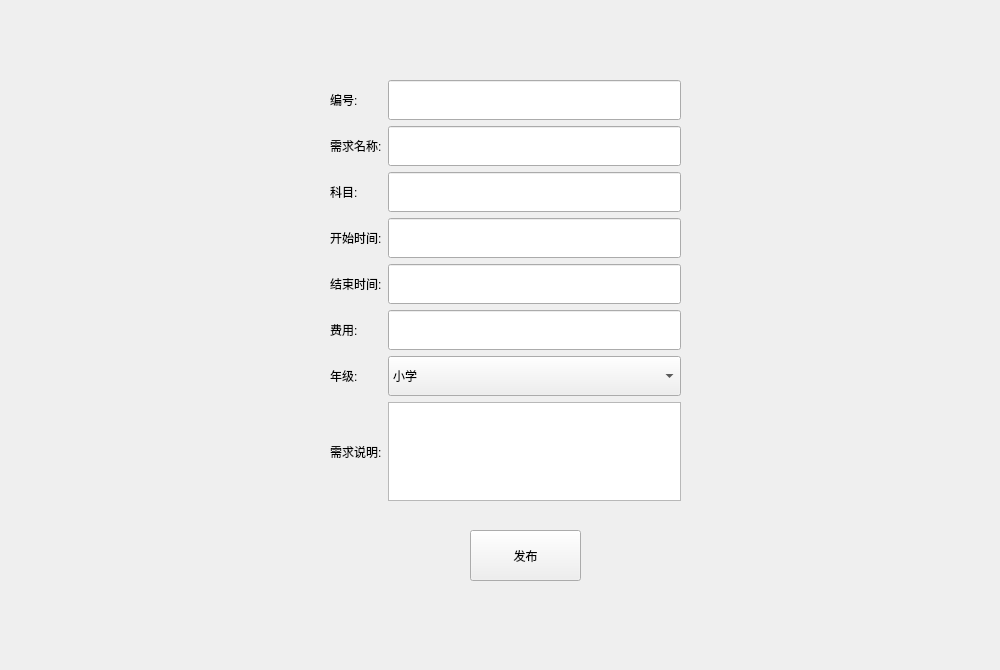
<?xml version="1.0" encoding="UTF-8"?>
<ui version="4.0">
 <class>ChildWidgetB</class>
 <widget class="QWidget" name="ChildWidgetB">
  <property name="geometry">
   <rect>
    <x>0</x>
    <y>0</y>
    <width>1000</width>
    <height>670</height>
   </rect>
  </property>
  <property name="windowTitle">
   <string>Form</string>
  </property>
  <widget class="QPushButton" name="btn_resiger">
   <property name="geometry">
    <rect>
     <x>470</x>
     <y>530</y>
     <width>111</width>
     <height>51</height>
    </rect>
   </property>
   <property name="text">
    <string>发布</string>
   </property>
  </widget>
  <widget class="QWidget" name="gridLayoutWidget">
   <property name="geometry">
    <rect>
     <x>330</x>
     <y>80</y>
     <width>351</width>
     <height>421</height>
    </rect>
   </property>
   <layout class="QGridLayout" name="gridLayout">
    <item row="5" column="1">
     <widget class="QLineEdit" name="lineEdit_6">
      <property name="minimumSize">
       <size>
        <width>0</width>
        <height>40</height>
       </size>
      </property>
     </widget>
    </item>
    <item row="2" column="1">
     <widget class="QLineEdit" name="lineEdit_3">
      <property name="minimumSize">
       <size>
        <width>0</width>
        <height>40</height>
       </size>
      </property>
     </widget>
    </item>
    <item row="1" column="1">
     <widget class="QLineEdit" name="lineEdit_2">
      <property name="minimumSize">
       <size>
        <width>0</width>
        <height>40</height>
       </size>
      </property>
     </widget>
    </item>
    <item row="4" column="1">
     <widget class="QLineEdit" name="lineEdit_5">
      <property name="minimumSize">
       <size>
        <width>0</width>
        <height>40</height>
       </size>
      </property>
     </widget>
    </item>
    <item row="7" column="0">
     <widget class="QLabel" name="label_8">
      <property name="text">
       <string>需求说明:</string>
      </property>
     </widget>
    </item>
    <item row="3" column="1">
     <widget class="QLineEdit" name="lineEdit_4">
      <property name="minimumSize">
       <size>
        <width>0</width>
        <height>40</height>
       </size>
      </property>
     </widget>
    </item>
    <item row="1" column="0">
     <widget class="QLabel" name="label_2">
      <property name="text">
       <string>需求名称:</string>
      </property>
     </widget>
    </item>
    <item row="4" column="0">
     <widget class="QLabel" name="label_6">
      <property name="text">
       <string>结束时间:</string>
      </property>
     </widget>
    </item>
    <item row="3" column="0">
     <widget class="QLabel" name="label_5">
      <property name="text">
       <string>开始时间:</string>
      </property>
     </widget>
    </item>
    <item row="2" column="0">
     <widget class="QLabel" name="label_4">
      <property name="text">
       <string>科目:</string>
      </property>
     </widget>
    </item>
    <item row="0" column="1">
     <widget class="QLineEdit" name="lineEdit_1">
      <property name="minimumSize">
       <size>
        <width>0</width>
        <height>40</height>
       </size>
      </property>
     </widget>
    </item>
    <item row="5" column="0">
     <widget class="QLabel" name="label_7">
      <property name="text">
       <string>费用:</string>
      </property>
     </widget>
    </item>
    <item row="0" column="0">
     <widget class="QLabel" name="label">
      <property name="text">
       <string>编号:</string>
      </property>
     </widget>
    </item>
    <item row="7" column="1">
     <widget class="QTextEdit" name="textEdit"/>
    </item>
    <item row="6" column="0">
     <widget class="QLabel" name="label_9">
      <property name="text">
       <string>年级:</string>
      </property>
     </widget>
    </item>
    <item row="6" column="1">
     <widget class="QComboBox" name="comboBox_2">
      <property name="minimumSize">
       <size>
        <width>0</width>
        <height>40</height>
       </size>
      </property>
      <item>
       <property name="text">
        <string>小学</string>
       </property>
      </item>
      <item>
       <property name="text">
        <string>初中</string>
       </property>
      </item>
      <item>
       <property name="text">
        <string>高中</string>
       </property>
      </item>
     </widget>
    </item>
   </layout>
  </widget>
 </widget>
 <resources/>
 <connections/>
</ui>
